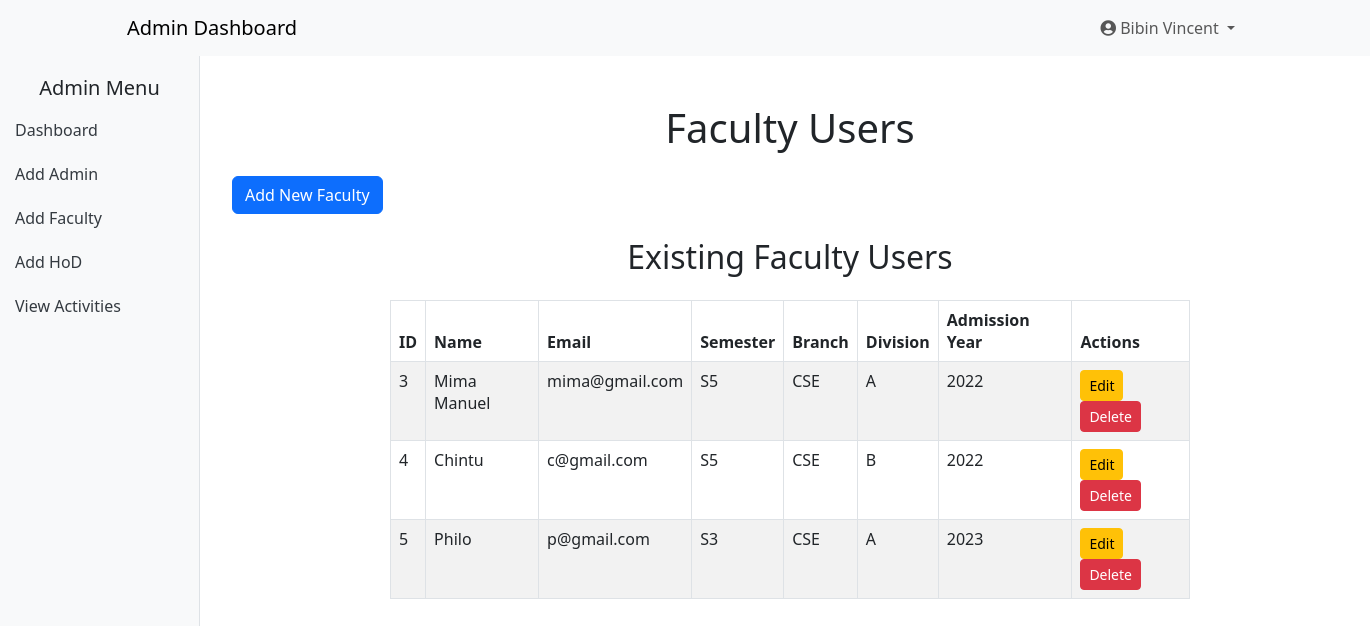
Screenshot of /add_faculty.php (signed in) with the database file from the repository.
### tables this page shows
CREATE TABLE `users` (
  `id` int(11) NOT NULL,
  `name` varchar(200) NOT NULL,
  `email` varchar(200) NOT NULL,
  `password` varchar(200) DEFAULT NULL,
  `usertype` varchar(100) NOT NULL,
  `semester` varchar(20) DEFAULT NULL,
  `branch` varchar(100) DEFAULT NULL,
  `division` varchar(10) DEFAULT NULL,
  `admission_year` int(20) DEFAULT NULL,
  `ktu_register_no` varchar(50) DEFAULT NULL,
  `approval` varchar(50) DEFAULT NULL,
  `reset_token` varchar(255) NOT NULL,
  `token_expires` int(50) NOT NULL
);

### add_faculty.php (the view, shortened to what this page needs)
<?php
include('db.php');
$sql = "SELECT * FROM users WHERE usertype = 'faculty'";
$result = $conn->query($sql);
$faculties = [];
if ($result->num_rows > 0) {
    while ($row = $result->fetch_assoc()) {
        $faculties[] = $row;
    }
}
?>
<!DOCTYPE html>
<html lang="en">
<head>
    <link href="https://cdn.jsdelivr.net/npm/bootstrap@5.3.0-alpha1/dist/css/bootstrap.min.css" rel="stylesheet">
    <link rel="stylesheet" href="https://cdnjs.cloudflare.com/ajax/libs/font-awesome/5.15.1/css/all.min.css">
</head>
<body>
<nav class="navbar navbar-expand-lg navbar-light bg-light">
    <div class="container">
        <a class="navbar-brand" href="#">Admin Dashboard</a>
        <div class="collapse navbar-collapse justify-content-end" id="navbarNav">
            <ul class="navbar-nav ml-auto">
                <li class="nav-item dropdown">
                    <a class="nav-link dropdown-toggle" href="#" id="navbarDropdown" role="button" data-bs-toggle="dropdown" aria-haspopup="true" aria-expanded="false">
                        <i class="fas fa-user-circle"></i> <?php echo htmlspecialchars($_SESSION['username']); ?>
                    </a>
                </li>
            </ul>
        </div>
    </div>
</nav>
<div class="sidebar">
    <h5 class="text-center">Admin Menu</h5>
    <a href="admin_dashboard.php">Dashboard</a>
    <a href="add_admin.php">Add Admin</a>
    <a href="add_faculty.php">Add Faculty</a>
    <a href="add_hod.php">Add HoD</a>
    <a href="view_activities.php">View Activities</a>
</div>
<div class="container mt-5" style="margin-left: 220px;">
    <h1 class="text-center mb-4">Faculty Users</h1>
    <button class="btn btn-primary mb-4" data-bs-toggle="modal" data-bs-target="#addFacultyModal">Add New Faculty</button>
    <h2 class="text-center mb-4">Existing Faculty Users</h2>
    <div class="table-container">
    <table class="table table-bordered table-striped">
        <thead>
            <tr>
                <th>ID</th>
                <th>Name</th>
                <th>Email</th>
                <th>Semester</th>
                <th>Branch</th>
                <th>Division</th>
                <th>Admission Year</th>
                <th>Actions</th>
            </tr>
        </thead>
        <tbody>
            <?php foreach ($faculties as $faculty): ?>
            <tr>
                <td><?php echo htmlspecialchars($faculty['id']); ?></td>
                <td><?php echo htmlspecialchars($faculty['name']); ?></td>
                <td><?php echo htmlspecialchars($faculty['email']); ?></td>
                <td><?php echo htmlspecialchars($faculty['semester']); ?></td>
                <td><?php echo htmlspecialchars($faculty['branch']); ?></td>
                <td><?php echo htmlspecialchars($faculty['division']); ?></td>
                <td><?php echo htmlspecialchars($faculty['admission_year']); ?></td>
                <td>
                    <button class="btn btn-warning btn-sm" data-bs-toggle="modal" data-bs-target="#editFacultyModal<?php echo $faculty['id']; ?>">Edit</button>
                    <form action="add_faculty.php" method="POST" style="display:inline;">
                        <button type="submit" name="delete_faculty" class="btn btn-danger btn-sm">Delete</button>
                    </form>
                </td>
            </tr>
            <?php endforeach; ?>
        </tbody>
    </table>
    </div>
</div>
</body>
</html>

### add_faculty.php (style rules this page uses)
.sidebar { height: 100vh; position: fixed; left: 0; top: 56px; width: 200px; background-color: #f8f9fa; padding-top: 20px; border-right: 1px solid #dee2e6; }
.sidebar a { padding: 10px 15px; display: block; color: #343a40; text-decoration: none; }
.table-container { max-width: 800px; margin: 0 auto; }
.table { width: 100%; }

### rows the page displays
users: id "3", name "Mima Manuel", email "mima@gmail.com", semester "S5", branch "CSE", division "A", admission_year "2022"
users: id "4", name "Chintu", email "c@gmail.com", semester "S5", branch "CSE", division "B", admission_year "2022"
users: id "5", name "Philo", email "p@gmail.com", semester "S3", branch "CSE", division "A", admission_year "2023"

### other values shown
$_SESSION['username'] "Bibin Vincent"
